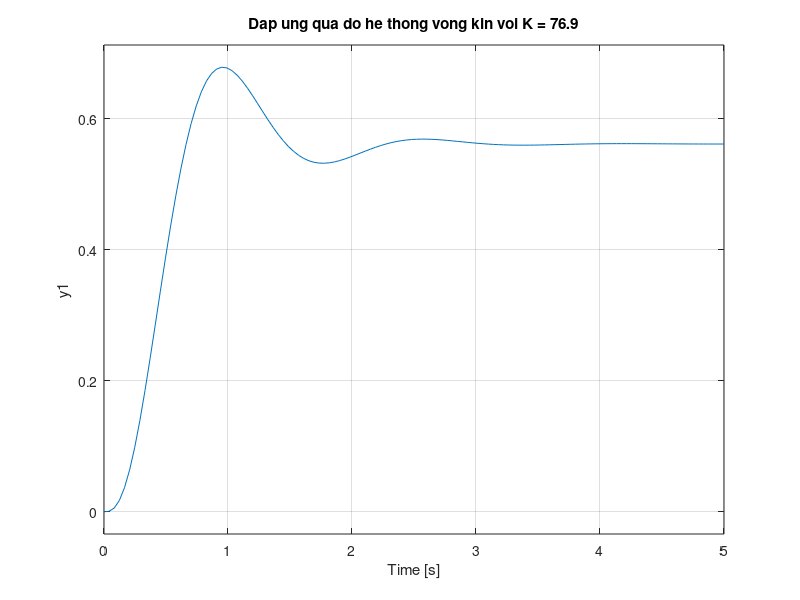

MATLAB code to generate this figure:
% 1. Khai báo hàm truyền vòng hở G(s) cơ bản (với K=1)
num = 1;
den = conv([1 3], [1 8 20]); 
G_ho = tf(num, den);

% 2. Khai báo khối khuếch đại K (hàm truyền hằng số)
K_d = 76.9;
G_k = tf(K_d, 1); 

% 3. Khai báo hàm truyền nối tiếp của hệ thống tiến (Open Loop Forward)
G_tien = series(G_k, G_ho);

% 4. Khai báo hàm truyền vòng kín với hồi tiếp âm đơn vị (H = 1)
H = 1;
G_kin = feedback(G_tien, H);

% 5. Vẽ đáp ứng quá độ trong khoảng 0-5s
figure;
step(G_kin, 5);
grid on;
title('Dap ung qua do he thong vong kin voi K = 76.9');
